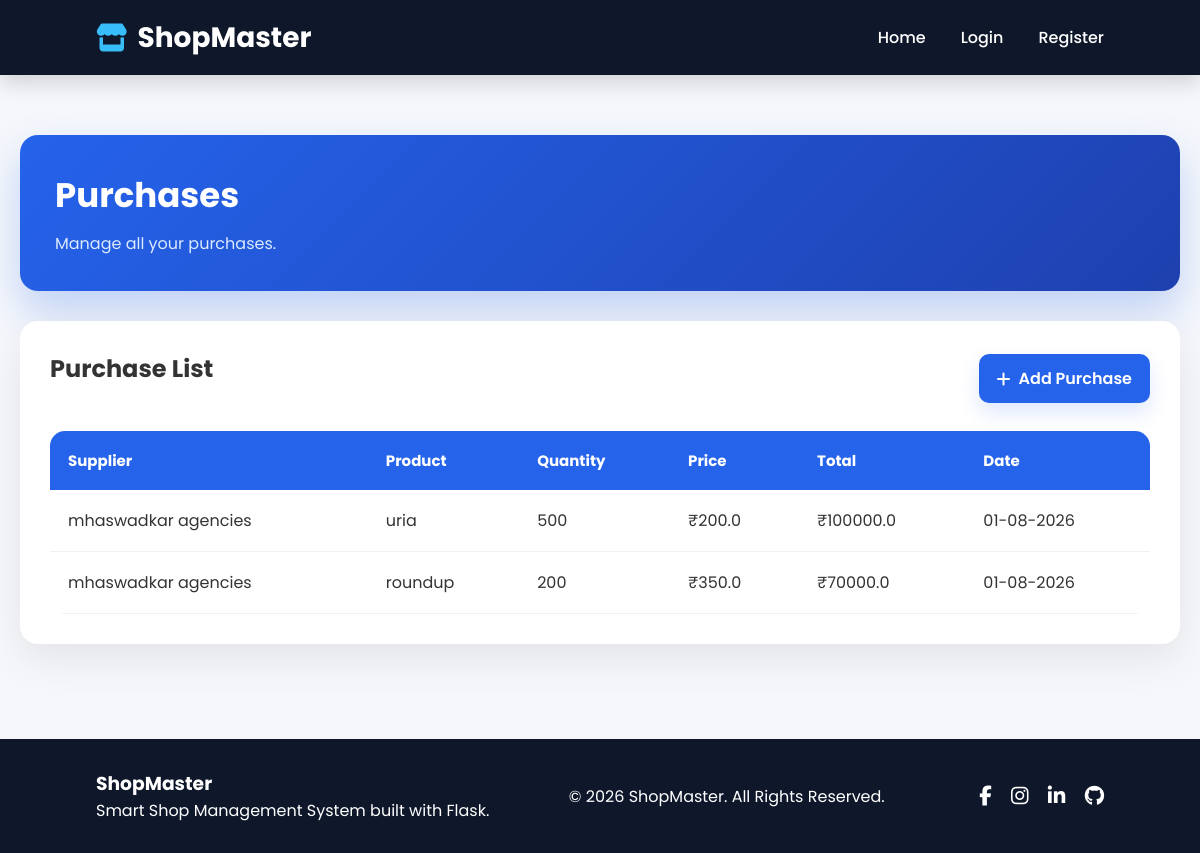
Screenshot of /purchases (signed in) with the database file from the repository.
### models.py (models this page shows, shortened)
class Purchase(db.Model):
    __tablename__ = "purchases"
    id = db.Column(
        db.Integer,
        primary_key=True
    )
    user_id = db.Column(
        db.Integer,
        db.ForeignKey("users.id"),
        nullable=False
    )
    product_id = db.Column(
        db.Integer,
        db.ForeignKey("products.id"),
        nullable=False
    )
    supplier_name = db.Column(
        db.String(150),
        nullable=False
    )
    quantity = db.Column(
        db.Integer,
        nullable=False
    )
    purchase_price = db.Column(
        db.Float,
        nullable=False
    )
    total_amount = db.Column(
        db.Float,
        nullable=False
    )
    purchase_date = db.Column(
        db.DateTime,
        server_default=db.func.now()
    )
    product = db.relationship(
        "Product",
        backref="purchase_history"
    )
    user = db.relationship(
        "User",
        backref="purchases"
    )

class Product(db.Model):
    __tablename__ = "products"
    id = db.Column(db.Integer, primary_key=True)
    user_id = db.Column(
        db.Integer,
        db.ForeignKey("users.id"),
        nullable=False
    )
    name = db.Column(db.String(150), nullable=False)
    category = db.Column(db.String(100), nullable=False)
    description = db.Column(db.Text)
    purchase_price = db.Column(db.Float, nullable=False)
    selling_price = db.Column(db.Float, nullable=False)
    quantity = db.Column(db.Integer, default=0)
    image = db.Column(
        db.String(200),
        default="default_product.png"
    )
    created_at = db.Column(
        db.DateTime,
        server_default=db.func.now()
    )

### routes/purchases.py (the view)
@purchases.route("/purchases")
@login_required
def purchase_list():
    purchases = Purchase.query.filter_by(
        user_id=current_user.id
    ).all()
    return render_template(
        "purchases.html",
        purchases=purchases
    )

### models.py (called while the page is built)
@login_manager.user_loader
def load_user(user_id):
    return db.session.get(User, int(user_id))

### templates/purchases.html
{% include 'header.html' %}
<div class="dashboard-container">
    <div class="dashboard-header">
        <h1>Purchases</h1>
        <p>Manage all your purchases.</p>
    </div>
    <div class="profile-card">
        <div style="display:flex;justify-content:space-between;align-items:center;">
            <h2>Purchase List</h2>
            <a href="{{ url_for('purchases.add_purchase') }}" class="action-btn">
                <i class="fas fa-plus"></i>
                Add Purchase
            </a>
        </div>
        <br>
        <table class="customer-table">
            <thead>
                <tr>
                    <th>Supplier</th>
                    <th>Product</th>
                    <th>Quantity</th>
                    <th>Price</th>
                    <th>Total</th>
                    <th>Date</th>
                </tr>
            </thead>
            <tbody>
                {% for purchase in purchases %}
                <tr>
                    <td>{{ purchase.supplier_name }}</td>
                    <td>{{ purchase.product.name }}</td>
                    <td>{{ purchase.quantity }}</td>
                    <td>₹{{ purchase.purchase_price }}</td>
                    <td>₹{{ purchase.total_amount }}</td>
                    <td>{{ purchase.purchase_date.strftime('%d-%m-%Y') }}</td>
                </tr>
                {% else %}
                <tr>
                    <td colspan="6" style="text-align:center;padding:30px;">
                        No purchases found.
                    </td>
                </tr>
                {% endfor %}
            </tbody>
        </table>
    </div>
</div>
{% include 'footer.html' %}

### templates/header.html (shortened to what this page needs)
<!DOCTYPE html>
<html lang="en">
<head>
    <link rel="stylesheet" href="{{ url_for('static', filename='css/style.css') }}">
    <link rel="stylesheet"
          href="https://cdnjs.cloudflare.com/ajax/libs/font-awesome/6.7.2/css/all.min.css">
</head>
<body>
<header class="navbar">
    <div class="logo">
        <i class="fas fa-store"></i>
        <span>ShopMaster</span>
    </div>
    <nav>
        <ul class="nav-links">
            <li><a href="/">Home</a></li>
            <li><a href="/login">Login</a></li>
            <li><a href="/register">Register</a></li>
        </ul>
    </nav>
</header>
<div class="main-container">

### templates/footer.html
</div>
<footer class="footer">
    <div class="footer-content">
        <div class="footer-left">
            <h3>ShopMaster</h3>
            <p>Smart Shop Management System built with Flask.</p>
        </div>
        <div class="footer-center">
            <p>&copy; 2026 ShopMaster. All Rights Reserved.</p>
        </div>
        <div class="footer-right">
            <a href="#"><i class="fab fa-facebook-f"></i></a>
            <a href="#"><i class="fab fa-instagram"></i></a>
            <a href="#"><i class="fab fa-linkedin-in"></i></a>
            <a href="#"><i class="fab fa-github"></i></a>
        </div>
    </div>
</footer>
</body>
</html>

### static/css/style.css (style rules this page uses)
* { margin:0; padding:0; box-sizing:border-box; }
html { scroll-behavior:smooth; }
body { font-family:'Poppins',sans-serif; background:#f5f7fb; color:#333; }
.navbar { width:100%; height:75px; background:#0f172a; display:flex; justify-content:space-between; align-items:center; padding:0 8%; position:sticky; top:0; z-index:1000; box-shadow:0 8px 20px rgba(0,0,0,.15); }
.logo { display:flex; align-items:center; gap:10px; color:#fff; font-size:28px; font-weight:700; }
.logo i { color:#38bdf8; }
.nav-links { display:flex; list-style:none; gap:35px; }
.nav-links a { color:white; text-decoration:none; font-weight:500; transition:.3s; }
.footer { background:#0f172a; color:white; padding:30px 8%; }
.footer-content { display:flex; justify-content:space-between; align-items:center; flex-wrap:wrap; }
.footer-right a { color:white; margin-left:15px; font-size:20px; transition:.3s; }
.dashboard-container { max-width:1200px; margin:40px auto; padding:20px; }
.dashboard-header { background:#ffffff; padding:25px; border-radius:15px; box-shadow:0 10px 25px rgba(0,0,0,.08); margin-bottom:30px; }
.dashboard-header h1 { font-size:32px; color:#222; margin-bottom:10px; }
.dashboard-header p { color:#666; font-size:16px; }
.profile-card { background:#fff; border-radius:15px; padding:30px; box-shadow:0 10px 25px rgba(0,0,0,.08); margin-bottom:35px; }
.profile-card h2 { margin-bottom:20px; }
.action-btn { text-decoration:none; background:#2563eb; color:white; padding:18px; text-align:center; border-radius:12px; font-weight:600; transition:.3s; }
* { transition:0.25s ease; }
.dashboard-header { background:linear-gradient(135deg,#2563eb,#1e40af); color:white; border-radius:18px; padding:35px; box-shadow:0 20px 40px rgba(37,99,235,.25); }
.dashboard-header h1 { color:white; font-size:34px; font-weight:700; }
.dashboard-header p { color:#dbeafe; }
.profile-card { border-radius:18px; box-shadow:0 15px 40px rgba(0,0,0,.08); border:none; }
.customer-table { width:100%; border-collapse:collapse; border-radius:15px; overflow:hidden; }
.customer-table thead { background:#2563eb; color:white; }
.customer-table th { padding:18px; text-align:left; font-size:15px; }
.customer-table td { padding:18px; border-bottom:1px solid #edf2f7; }
.action-btn { display:inline-flex; align-items:center; justify-content:center; gap:8px; border-radius:10px; padding:12px 18px; font-weight:600; box-shadow:0 10px 20px rgba(37,99,235,.15); }
.dashboard-container { animation:fadeIn .5s ease; }

### rows the page displays
Purchase: supplier_name "mhaswadkar agencies", product.name "uria", quantity "500", purchase_price "200.0", total_amount "100000.0", purchase_date "01-08-2026"
Purchase: supplier_name "mhaswadkar agencies", product.name "roundup", quantity "200", purchase_price "350.0", total_amount "70000.0", purchase_date "01-08-2026"
